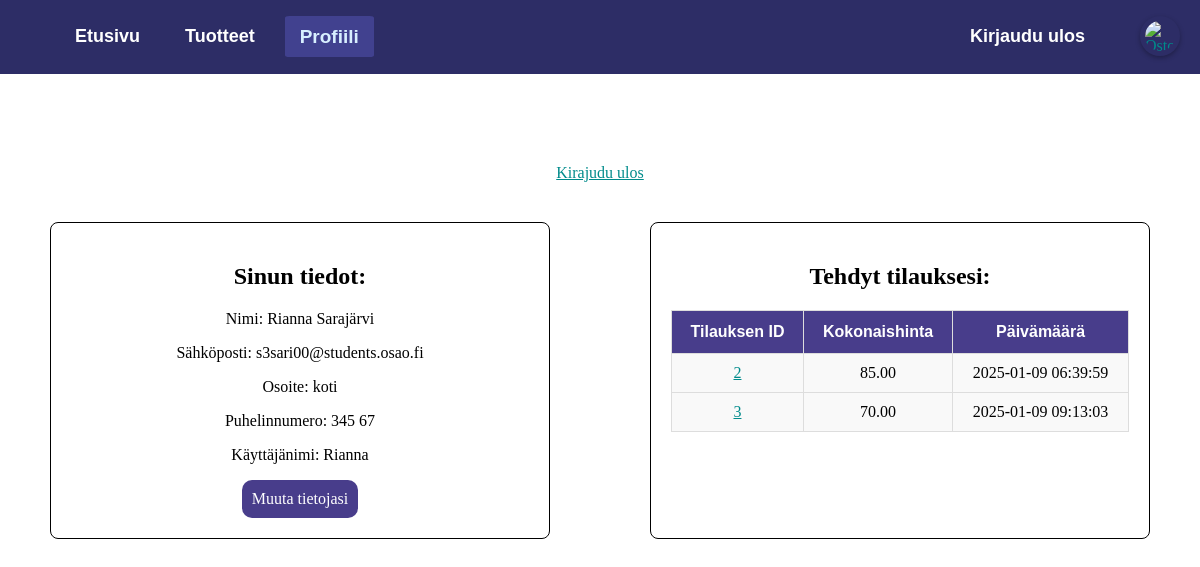
/index.php?page=profiili (signed in), run on an earlier commit of the app's database.
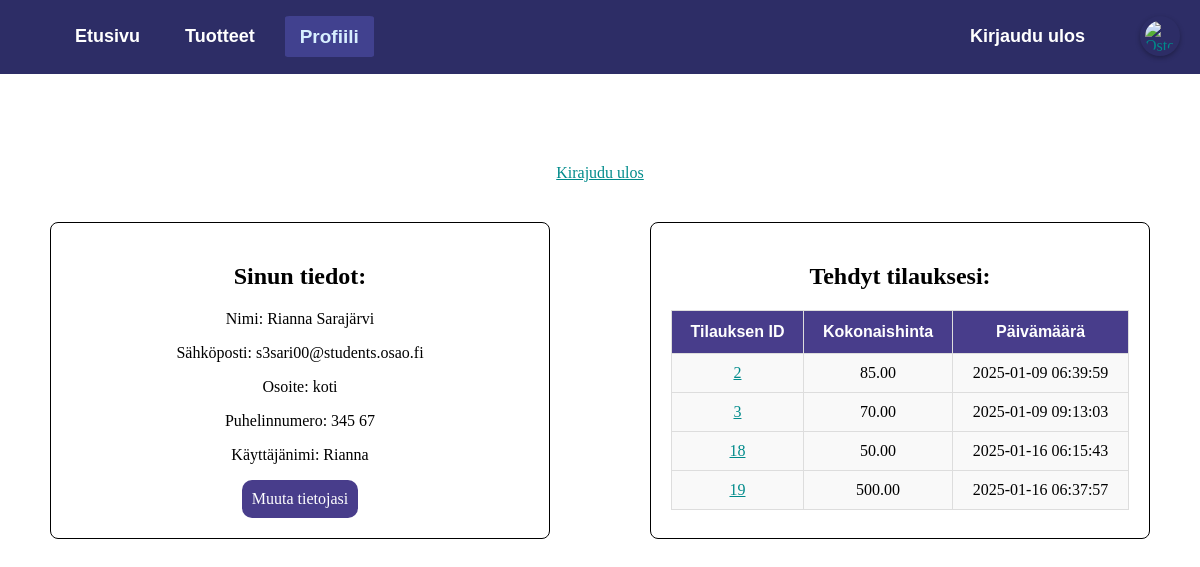
And on a later commit of the database.
### tables this page shows
CREATE TABLE `tilaukset` (
  `order_id` int(11) NOT NULL,
  `member_id` int(11) NOT NULL,
  `total_price` decimal(10,2) NOT NULL,
  `order_date` timestamp NOT NULL DEFAULT current_timestamp(),
  `Maksutapa` varchar(20) NOT NULL,
  `Toimitustapa` varchar(20) NOT NULL
);

### profiili.php (the view, shortened to what this page needs)
<?php
$link = mysqli_connect(DB_HOST, DB_USER, DB_PASSWORD, DB_DATABASE);
$qry = "SELECT address, phonenumber FROM Members WHERE member_id = ?";
$stmt = mysqli_prepare($link, $qry);
mysqli_stmt_bind_param($stmt, "i", $_SESSION['SESS_MEMBER_ID']);
mysqli_stmt_execute($stmt);
$result = mysqli_stmt_get_result($stmt);
$address = 'Ei tiedossa';
$phoneNumber = 'Ei tiedossa';
if ($result) {
    $userDetails = mysqli_fetch_assoc($result);
    $address = $userDetails['address'] ?? 'Ei tiedossa';
    $phoneNumber = $userDetails['phonenumber'] ?? 'Ei tiedossa';
}
$qry = "SELECT order_id, order_date, total_price FROM tilaukset WHERE member_id = ?";
$stmt = mysqli_prepare($link, $qry);
mysqli_stmt_bind_param($stmt, "i", $_SESSION['SESS_MEMBER_ID']);
mysqli_stmt_execute($stmt);
$result = mysqli_stmt_get_result($stmt);
$orderDetails = [];
if ($result) {
    while ($row = mysqli_fetch_assoc($result)) {
        $orderDetails[] = $row;
    }
}
?>
<body>
<div style="text-align: center;">
    <h1>Tervetuloa <?php echo htmlspecialchars($_SESSION['SESS_FIRST_NAME']);?></h1>
    <a href="index.php?page=logout">Kirajudu ulos</a>
    <div class="profile-content-container">
        <div class="profile-content-box">
            <h2 style="color: black;">Sinun tiedot:</h2>
            <p>Nimi: <?php echo htmlspecialchars($_SESSION['SESS_FIRST_NAME']);?> <?php echo htmlspecialchars($_SESSION['SESS_LAST_NAME']);?></p>
            <p>Sähköposti: <?php echo htmlspecialchars($_SESSION['SESS_EMAIL']);?></p>
            <p>Osoite: <?php echo htmlspecialchars($address); ?></p>
            <p>Puhelinnumero: <?php echo htmlspecialchars($phoneNumber); ?></p>
            <p>Käyttäjänimi: <?php echo htmlspecialchars($_SESSION['SESS_LOGIN']);?></p>
            <a class="edit-btn" href="index.php?page=user-edit">Muuta tietojasi</a>
        </div>
        <div class="profile-content-box">
            <h2 style="color: black;">Tehdyt tilauksesi:</h2>
            <table class="orders-table" style="width: 100%; border-collapse: collapse; color: black;">
                <thead>
                    <tr>
                        <th>Tilauksen ID</th>
                        <th>Kokonaishinta</th>
                        <th>Päivämäärä</th>
                    </tr>
                </thead>
                <tbody>
                    <?php if (!empty($orderDetails)): ?>
                        <?php foreach ($orderDetails as $order): ?>
                            <tr>
                                <td>
                                    <a href="index.php?page=profiili&order_id=<?php echo $order['order_id']; ?>">
                                        <?php echo htmlspecialchars($order['order_id']); ?>
                                    </a>
                                </td>
                                <td><?php echo htmlspecialchars($order['total_price']); ?></td>
                                <td><?php echo htmlspecialchars($order['order_date']); ?></td>
                            </tr>
                        <?php endforeach; ?>
                    <?php else: ?>
                        <tr>
                            <td colspan="4" style="text-align: center;">Ei tilauksia</td>
                        </tr>
                    <?php endif; ?>
                </tbody>
            </table>
        </div>
    </div>
</div>
</body>
</html>

What changed in the data, as far as the page shows it:
added tilaukset: order_id "18", total_price "50.00", order_date "2025-01-16 06:15:43"
added tilaukset: order_id "19", total_price "500.00", order_date "2025-01-16 06:37:57"
